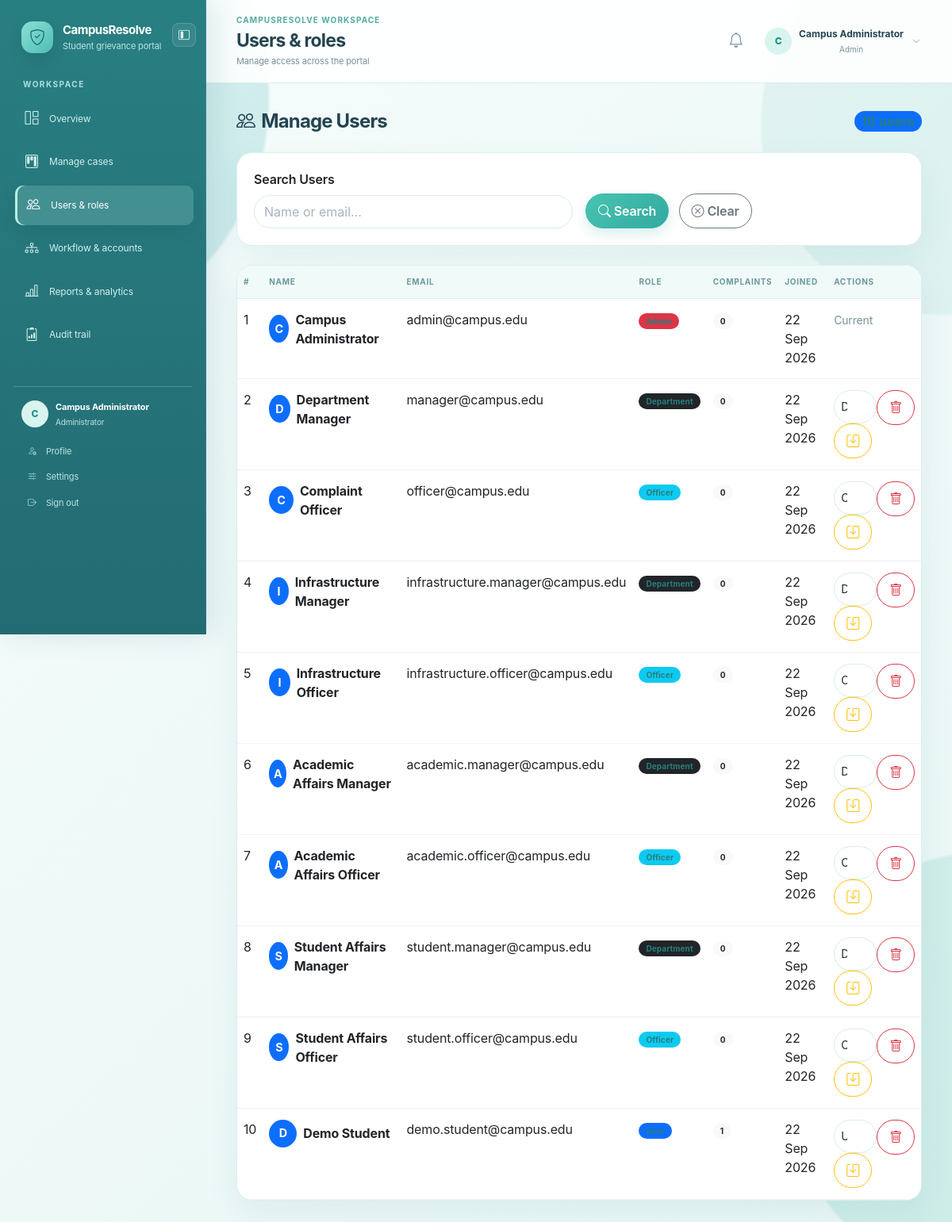
/admin_users.php (signed in), run on the app's committed database.
### tables this page shows
CREATE TABLE IF NOT EXISTS `users` (
  `id` INT AUTO_INCREMENT PRIMARY KEY,
  `full_name` VARCHAR(100) NOT NULL,
  `email` VARCHAR(150) NOT NULL UNIQUE,
  `password` VARCHAR(255) NOT NULL,
  `role` ENUM('user','admin','department','officer') NOT NULL DEFAULT 'user',
  `department_id` INT DEFAULT NULL,
  `is_active` TINYINT(1) NOT NULL DEFAULT 1,
  `created_at` TIMESTAMP DEFAULT CURRENT_TIMESTAMP,
  CONSTRAINT `fk_users_department` FOREIGN KEY (`department_id`) REFERENCES `departments`(`id`) ON DELETE SET NULL,
  INDEX `idx_users_role_active` (`role`, `is_active`)
);

### includes/security.php (called while the page is built, shortened)
<?php
function role_home(?string $role = null): string
{
    $role = $role ?? ($_SESSION['user_role'] ?? 'user');
    return match ($role) {
        'admin' => 'admin_dashboard.php',
        'department' => 'department_dashboard.php',
        'officer' => 'officer_dashboard.php',
        default => 'dashboard.php',
    };
}
?>

### admin_users.php (the view, shortened to what this page needs)
<?php
require_once 'config.php';
$search = trim($_GET['search'] ?? '');
$where_sql = '';
$sql = "SELECT u.*, (SELECT COUNT(*) FROM complaints WHERE user_id = u.id) as complaint_count FROM users u $where_sql ORDER BY u.created_at DESC";
$stmt = $conn->prepare($sql);
$stmt->execute();
$users = $stmt->get_result()->fetch_all(MYSQLI_ASSOC);
?>
<!DOCTYPE html>
<html lang="en">
<head>
    <link href="https://cdn.jsdelivr.net/npm/bootstrap@5.3.0/dist/css/bootstrap.min.css" rel="stylesheet">
    <link rel="stylesheet" href="https://cdn.jsdelivr.net/npm/bootstrap-icons@1.10.0/font/bootstrap-icons.css">
    <link rel="stylesheet" href="assets/css/style.css?v=sidebar-collapse-20260922-1">
</head>
<body>
    <div class="d-flex">
        <?php include 'includes/sidebar.php'; ?>
        <div class="flex-grow-1">
            <?php include 'includes/topbar.php'; ?>
            <main class="p-4">
                <div class="d-flex justify-content-between align-items-center mb-4">
                    <h4 class="fw-bold mb-0"><i class="bi bi-people me-2"></i>Manage Users</h4>
                    <span class="badge bg-primary fs-6"><?= count($users) ?> users</span>
                </div>
                <div class="card border-0 shadow-sm mb-4">
                    <div class="card-body">
                        <form method="GET" class="row g-3 align-items-end">
                            <div class="col-md-6">
                                <label class="form-label fw-semibold">Search Users</label>
                                <input type="text" name="search" class="form-control" placeholder="Name or email..." value="<?= htmlspecialchars($search) ?>">
                            </div>
                            <div class="col-md-6">
                                <button type="submit" class="btn btn-primary me-2"><i class="bi bi-search me-1"></i>Search</button>
                                <a href="admin_users.php" class="btn btn-outline-secondary"><i class="bi bi-x-circle me-1"></i>Clear</a>
                            </div>
                        </form>
                    </div>
                </div>
                <div class="card border-0 shadow-sm">
                    <div class="card-body p-0">
                        <div class="table-responsive">
                            <table class="table table-hover mb-0">
                                <thead class="table-light">
                                    <tr>
                                        <th>#</th>
                                        <th>Name</th>
                                        <th>Email</th>
                                        <th>Role</th>
                                        <th>Complaints</th>
                                        <th>Joined</th>
                                        <th>Actions</th>
                                    </tr>
                                </thead>
                                <tbody>
                                    <?php if (empty($users)): ?>
                                    <tr><td colspan="7" class="text-center text-muted py-4">No users found.</td></tr>
                                    <?php else: ?>
                                    <?php foreach ($users as $u): ?>
                                    <tr>
                                        <td><?= $u['id'] ?></td>
                                        <td>
                                            <div class="d-flex align-items-center">
                                                <div class="bg-primary text-white rounded-circle d-flex align-items-center justify-content-center me-2" style="width:35px;height:35px;font-size:0.9rem;">
                                                    <?= strtoupper(substr($u['full_name'], 0, 1)) ?>
                                                </div>
                                                <strong><?= htmlspecialchars($u['full_name']) ?></strong>
                                            </div>
                                        </td>
                                        <td><?= htmlspecialchars($u['email']) ?></td>
                                        <td>
                                            <span class="badge <?= $u['role'] === 'admin' ? 'bg-danger' : ($u['role'] === 'officer' ? 'bg-info' : ($u['role'] === 'department' ? 'bg-dark' : 'bg-primary')) ?>">
                                                <?= ucfirst($u['role']) ?>
                                            </span>
                                        </td>
                                        <td><span class="badge bg-light text-dark"><?= $u['complaint_count'] ?></span></td>
                                        <td><?= date('d M Y', strtotime($u['created_at'])) ?></td>
                                        <td>
                                            <?php if ($u['id'] !== (int)$_SESSION['user_id']): ?>
                                            <div class="btn-group btn-group-sm">
                                                <form method="POST" class="d-inline">
                                                    <select name="new_role" class="form-select form-select-sm" aria-label="Change role">
                                                        <?php foreach (['user','admin','department','officer'] as $role): ?><option value="<?= $role ?>" <?= $u['role'] === $role ? 'selected' : '' ?>><?= ucfirst($role) ?></option><?php endforeach; ?>
                                                    </select>
                                                    <button type="submit" name="update_role" class="btn btn-outline-warning" title="Save Role"><i class="bi bi-save"></i></button>
                                                </form>
                                                <form method="POST" class="d-inline" onsubmit="return confirm('Are you sure you want to delete this user? All their complaints will also be deleted.')">
                                                    <button type="submit" name="delete_user" class="btn btn-outline-danger" title="Delete User">
                                                        <i class="bi bi-trash"></i>
                                                    </button>
                                                </form>
                                            </div>
                                            <?php else: ?>
                                            <span class="text-muted"><small>Current</small></span>
                                            <?php endif; ?>
                                        </td>
                                    </tr>
                                    <?php endforeach; ?>
                                    <?php endif; ?>
                                </tbody>
                            </table>
                        </div>
                    </div>
                </div>
            </main>
        </div>
    </div>
</body>
</html>

### includes/sidebar.php (shortened to what this page needs)
<?php
$unread_count = 0;
if (isset($_SESSION['user_id'])) {
    $notif_stmt = $conn->prepare("SELECT COUNT(*) as cnt FROM notifications WHERE user_id = ? AND is_read = 0");
    if ($notif_stmt) {
        $notif_stmt->bind_param('i', $_SESSION['user_id']);
        $notif_stmt->execute();
        $notif_result = $notif_stmt->get_result()->fetch_assoc();
        $unread_count = (int) ($notif_result['cnt'] ?? 0);
    }
}
$current_page = basename($_SERVER['PHP_SELF']);
$role = $_SESSION['user_role'] ?? 'user';
$role_label = ['admin' => 'Administrator', 'department' => 'Department team', 'officer' => 'Case officer', 'user' => 'Student'][$role] ?? ucfirst($role);
$initial = strtoupper(substr(trim($_SESSION['user_name'] ?? 'U'), 0, 1));
function sidebar_link(string $page, string $icon, string $label, string $current_page, ?int $badge = null): void {
    $active = $page === $current_page ? ' active' : '';
    echo '<li class="nav-item"><a class="nav-link' . $active . '" href="' . htmlspecialchars($page) . '"><i class="bi ' . htmlspecialchars($icon) . '"></i><span>' . htmlspecialchars($label) . '</span>';
    echo '</a></li>';
}
?>
<nav id="primary-navigation" class="sidebar" aria-label="Primary navigation">
    <div class="sidebar-brand">
        <a href="<?= htmlspecialchars(role_home($role)) ?>" class="brand-lockup">
            <span class="brand-mark"><i class="bi bi-shield-check"></i></span>
            <span><strong>CampusResolve</strong><small>Student grievance portal</small></span>
        </a>
        <button class="sidebar-collapse-toggle" type="button" data-sidebar-collapse aria-label="Collapse sidebar" aria-expanded="true" aria-controls="primary-navigation" title="Collapse sidebar">
        </button>
    </div>
    <div class="sidebar-label">Workspace</div>
    <ul class="nav flex-column sidebar-nav">
        <?php if ($role === 'admin'): ?>
            <?php sidebar_link('admin_dashboard.php', 'bi-grid-1x2', 'Overview', $current_page); ?>
        <?php elseif ($role === 'department'): ?>
            <?php sidebar_link('department_dashboard.php', 'bi-building', 'Department queue', $current_page); ?>
            <?php sidebar_link('notifications.php', 'bi-bell', 'Notifications', $current_page, $unread_count); ?>
        <?php elseif ($role === 'officer'): ?>
            <?php sidebar_link('officer_dashboard.php', 'bi-person-badge', 'Assigned cases', $current_page); ?>
            <?php sidebar_link('notifications.php', 'bi-bell', 'Notifications', $current_page, $unread_count); ?>
        <?php endif; ?>
    </ul>
    <div class="sidebar-spacer"></div>
    <div class="sidebar-footer">
        <div class="sidebar-user">
            <span class="sidebar-avatar"><?= htmlspecialchars($initial) ?></span>
            <span><strong><?= htmlspecialchars($_SESSION['user_name'] ?? 'User') ?></strong><small><?= htmlspecialchars($role_label) ?></small></span>
        </div>
        <div class="sidebar-footer-links">
            <a href="profile.php"><i class="bi bi-person-gear"></i> Profile</a>
            <a href="settings.php"><i class="bi bi-sliders2"></i> Settings</a>
            <a href="logout.php" class="logout-link"><i class="bi bi-box-arrow-right"></i> Sign out</a>
        </div>
    </div>
    <div class="sidebar-resize-handle" data-sidebar-resize role="separator" aria-label="Resize navigation sidebar" aria-orientation="vertical" aria-valuemin="220" aria-valuemax="380" aria-valuenow="260" tabindex="0" title="Drag to resize sidebar"></div>
</nav>

### includes/topbar.php (shortened to what this page needs)
<?php
$page_titles = [
    'dashboard.php' => ['My overview', 'Your complaint activity at a glance'],
    'add_complaint.php' => ['New case', 'Tell us what needs attention'],
    'complaints.php' => ['My cases', 'Track every request in one place'],
    'admin_dashboard.php' => ['Operations overview', 'Monitor the campus resolution pipeline'],
    'admin_complaints.php' => ['Manage cases', 'Review, route, and resolve incoming cases'],
    'admin_users.php' => ['Users & roles', 'Manage access across the portal'],
    'admin_assignments.php' => ['Workflow & accounts', 'Keep ownership and escalation clear'],
    'reports.php' => ['Reports & analytics', 'Turn resolution activity into insight'],
    'admin_audit.php' => ['Audit trail', 'Review every important system action'],
    'department_dashboard.php' => ['Department queue', 'Prioritize the cases assigned to your team'],
    'officer_dashboard.php' => ['Assigned cases', 'Work through your active resolution queue'],
    'notifications.php' => ['Notifications', 'Stay current on complaint activity'],
    'profile.php' => ['My profile', 'Keep your account details up to date'],
    'settings.php' => ['Settings', 'Control your portal preferences']
];
[$page_title, $page_subtitle] = $page_titles[basename($_SERVER['PHP_SELF'])] ?? ['CampusResolve', 'Student grievance portal'];
$top_initial = strtoupper(substr(trim($_SESSION['user_name'] ?? 'U'), 0, 1));
$top_role = $_SESSION['user_role'] ?? 'user';
?>
<header class="app-topbar">
    <div class="topbar-heading">
        <div><p class="topbar-eyebrow">CampusResolve workspace</p><h1><?= htmlspecialchars($page_title) ?></h1><p class="topbar-subtitle"><?= htmlspecialchars($page_subtitle) ?></p></div>
    </div>
    <div class="topbar-actions">
        <a href="notifications.php" class="topbar-notifications" aria-label="View notifications"><i class="bi bi-bell"></i><?php if (!empty($unread_count)): ?><span><?= $unread_count > 99 ? '99+' : $unread_count ?></span><?php endif; ?></a>
        <div class="dropdown account-dropdown">
            <button class="topbar-user account-trigger" type="button" data-bs-toggle="dropdown" aria-expanded="false">
                <span class="topbar-avatar"><?= htmlspecialchars($top_initial) ?></span><span class="topbar-user-copy"><strong><?= htmlspecialchars($_SESSION['user_name'] ?? 'User') ?></strong><small><?= htmlspecialchars(ucfirst($top_role)) ?></small></span><i class="bi bi-chevron-down account-chevron"></i>
            </button>
        </div>
    </div>
</header>

### data on the page
users: id "1", full_name "C", full_name "Campus Administrator", email "admin@campus.edu", complaint_count "0", created_at "22 Sep 2026", shows "Current"
users: id "2", full_name "D", full_name "Department Manager", email "manager@campus.edu", role "Department", complaint_count "0", created_at "22 Sep 2026", new_role "Department"
users: id "3", full_name "C", full_name "Complaint Officer", email "officer@campus.edu", role "Officer", complaint_count "0", created_at "22 Sep 2026", new_role "Officer"
users: id "4", full_name "I", full_name "Infrastructure Manager", email "infrastructure.manager@campus.edu", role "Department", complaint_count "0", created_at "22 Sep 2026", new_role "Department"
users: id "5", full_name "I", full_name "Infrastructure Officer", email "infrastructure.officer@campus.edu", role "Officer", complaint_count "0", created_at "22 Sep 2026", new_role "Officer"
users: id "6", full_name "A", full_name "Academic Affairs Manager", email "academic.manager@campus.edu", role "Department", complaint_count "0", created_at "22 Sep 2026", new_role "Department"
users: id "7", full_name "A", full_name "Academic Affairs Officer", email "academic.officer@campus.edu", role "Officer", complaint_count "0", created_at "22 Sep 2026", new_role "Officer"
users: id "8", full_name "S", full_name "Student Affairs Manager", email "student.manager@campus.edu", role "Department", complaint_count "0", created_at "22 Sep 2026", new_role "Department"
users: id "9", full_name "S", full_name "Student Affairs Officer", email "student.officer@campus.edu", role "Officer", complaint_count "0", created_at "22 Sep 2026", new_role "Officer"
users: id "10", full_name "D", full_name "Demo Student", email "demo.student@campus.edu", complaint_count "1", created_at "22 Sep 2026", new_role "User"

### other printed values
$label "Overview Manage cases Users & roles Workflow & accounts Reports & analytics Audit trail"
$initial "C"
$_SESSION['user_name'] "Campus Administrator"
$role_label "Administrator"
$page_title "Users & roles"
$page_subtitle "Manage access across the portal"
$top_initial "C"
$top_role "Admin"
